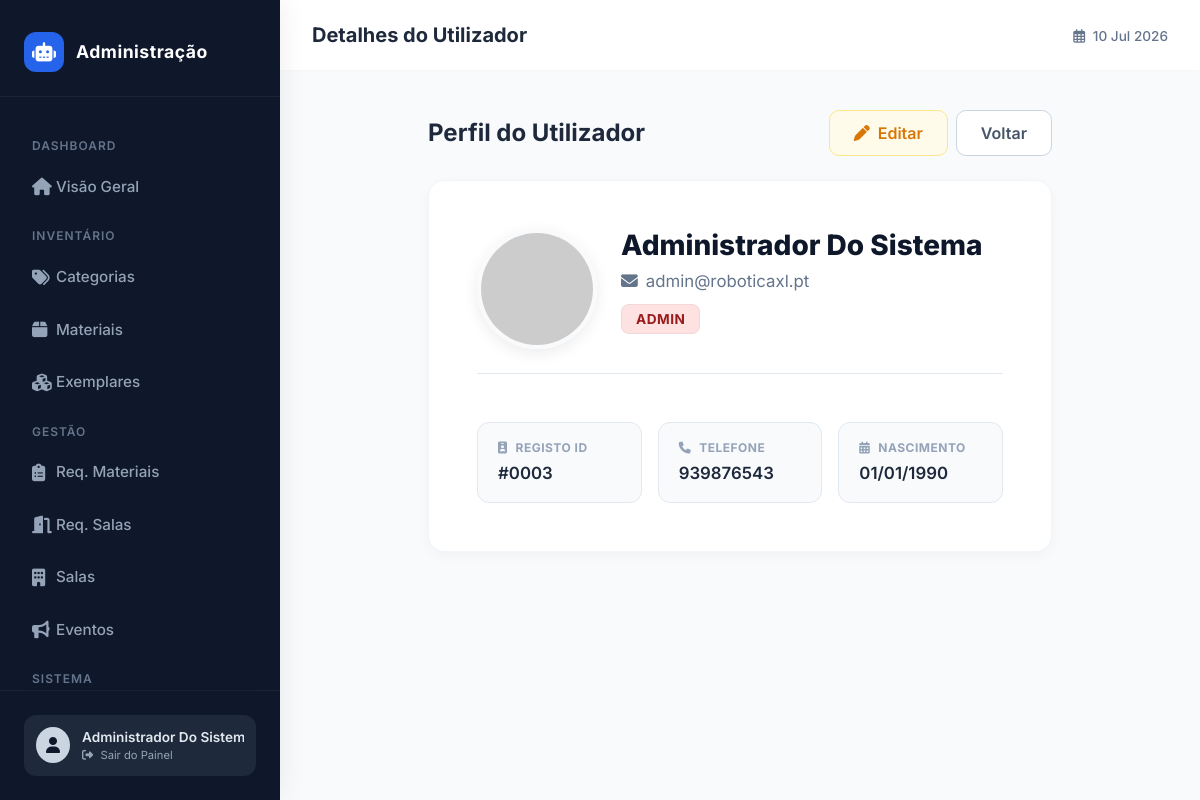
/public/admin/utilizadorView/3 (signed in), run on the app's committed database.
### tables this page shows
CREATE TABLE IF NOT EXISTS `utilizador` (
  `id` INT NOT NULL AUTO_INCREMENT,
  `tipo` ENUM('ALUNO', 'PROFESSOR', 'ADMIN', 'RESPONSAVEL') NOT NULL,
  `nome` VARCHAR(100) NOT NULL,
  `email` VARCHAR(255) NOT NULL,
  `password_hash` VARCHAR(255) NOT NULL,
  `data_nascimento` DATE NOT NULL,
  `telefone` VARCHAR(20) NOT NULL,
  `linkedin` VARCHAR(255) NULL DEFAULT NULL,
  `turma` VARCHAR(10) NULL DEFAULT NULL,
  `foto` MEDIUMBLOB NULL DEFAULT NULL,
  `email_verificado` TINYINT(1) NOT NULL DEFAULT 0,
  `email_verificacao_token` VARCHAR(128) NULL DEFAULT NULL,
  `reset_token` VARCHAR(128) NULL DEFAULT NULL,
  `reset_expira` DATETIME NULL DEFAULT NULL,
  PRIMARY KEY (`id`),
  UNIQUE INDEX `email_UNIQUE` (`email` ASC));

### app/core/Controller.php (called while the page is built, shortened)
<?php
class Controller
{
    protected function viewAdmin(string $view, array $data = [], string $breadcrumb = '', string $adminSection = '')
    {
        $data['admin_section'] = $adminSection;
        extract($data);
        $admin_breadcrumb = $breadcrumb;
        require __DIR__ . '/../views/layouts/admin.php';
    }
}

### app/controllers/AdminController.php (called while the page is built, shortened)
<?php
require_once __DIR__ . '/../core/Controller.php';
require_once __DIR__ . '/../core/Auth.php';
require_once __DIR__ . '/../models/Utilizador.php';
class AdminController extends Controller
{
    public function utilizadorView($id)
    {
        $model = new Utilizador();
        $utilizador = $model->find((int)$id);
        unset($utilizador['password_hash']);
        $reqMatModel = new RequisicaoMaterial();
        $reqSalaModel = new RequisicaoSala();
        $reqMateriais = $reqMatModel->porUtilizador((int)$id);
        $reqSalas = $reqSalaModel->porUtilizador((int)$id);
        $this->viewAdmin('administracao/utilizadores/view', [
            'utilizador' => $utilizador,
            'reqMateriais' => $reqMateriais,
            'reqSalas' => $reqSalas
        ], 'Detalhes do Utilizador', 'utilizadores');
    }
}

### app/core/Router.php (called while the page is built, shortened)
<?php
class Router
{
    public function run()
    {
        $url = $_GET['url'] ?? 'home/index';
        $url = trim($url, '/');
        $parts = explode('/', $url);
        $method = $parts[1] ?? 'index';
        $params = array_slice($parts, 2);
        $controller = new $controllerName();
        call_user_func_array([$controller, $method], $params);
    }
}

### public/index.php (called while the page is built, shortened)
<?php
require_once __DIR__ . '/../app/core/Router.php';
$router = new Router();
$router->run();

### app/core/Auth.php (called while the page is built, shortened)
<?php
class Auth
{
    public static function user()
    {
        return $_SESSION['user'] ?? null;
    }
}

### app/core/Model.php (called while the page is built, shortened)
<?php
require_once __DIR__ . '/../config/database.php';
class Model
{
    public function __construct()
    {
        $this->db = Database::getInstance();
    }
}

### app/config/database.php (called while the page is built, shortened)
<?php
class Database
{
    private static ?PDO $instance = null;
    public static function getInstance(): PDO
    {
        if (self::$instance === null) {
            $dsn = 'mysql:host=' . DB_HOST . ';port=' . DB_PORT . ';dbname=' . DB_NAME . ';charset=utf8mb4';
            $opcoes = [PDO::ATTR_ERRMODE => PDO::ERRMODE_EXCEPTION];
            try {
                self::$instance = new PDO($dsn, DB_USER, DB_PASS, $opcoes);
            } catch (PDOException $e) {
                die('Erro de ligação à BD: ' . $e->getMessage());
            }
        }
        return self::$instance;
    }
}

### app/models/Utilizador.php (called while the page is built, shortened)
<?php
require_once __DIR__ . '/../core/Model.php';
class Utilizador extends Model
{
    private function ensureEmailVerificationColumns(): void
    {
        try {
            $this->db->exec("ALTER TABLE utilizador ADD COLUMN email_verificado TINYINT(1) NOT NULL DEFAULT 0");
        } catch (\PDOException $e) {
        }
        try {
            $this->db->exec("ALTER TABLE utilizador ADD COLUMN email_verificacao_token VARCHAR(128) NULL");
        } catch (\PDOException $e) {
        }
    }
    public function find(int $id)
    {
        $stmt = $this->db->prepare("SELECT * FROM utilizador WHERE id = ?");
        $stmt->execute([$id]);
        return $stmt->fetch(PDO::FETCH_ASSOC);
    }
    public function getAvatarUrl(?array $user): string
    {
        return "https://ui-avatars.com/api/?name=" . urlencode($user['nome']) . "&size=64&background=1b2028&color=6ef0ff";
    }
}

### app/views/administracao/utilizadores/view.php (the view, shortened to what this page needs)
<?php
$u = $utilizador ?? [];
$id = (int)($u['id'] ?? 0);
$tipoUser = strtoupper($u['tipo'] ?? 'ALUNO');
$bgTipo = '#f1f5f9'; $colorTipo = '#475569';
if ($tipoUser === 'ADMIN') { $bgTipo = '#fee2e2'; $colorTipo = '#991b1b'; }
elseif (in_array($tipoUser, ['PROFESSOR', 'RESPONSAVEL'])) { $bgTipo = '#e0e7ff'; $colorTipo = '#3730a3'; }
elseif ($tipoUser === 'ALUNO') { $bgTipo = '#dcfce7'; $colorTipo = '#166534'; }
?>
<div class="row justify-content-center">
    <div class="col-md-9">
        <div class="d-flex flex-wrap justify-content-between align-items-center mb-4 gap-3">
            <h4 class="mb-0 fw-bold" style="color: #1e293b;">Perfil do Utilizador</h4>
            <div class="d-flex flex-wrap gap-2">
                <a href="<?php echo BASE_URL; ?>admin/utilizadorEdit/<?php echo (int)$utilizador['id']; ?>" class="btn-clean-outline" style="background-color: #fffbeb; color: #d97706; border-color: #fde68a;">
                    <i class="fas fa-pen me-2"></i>Editar
                </a>
                <a href="<?php echo BASE_URL; ?>admin/utilizadores" class="btn-clean-outline">
                    Voltar
                </a>
            </div>
        </div>
        <div class="clean-card p-4 p-md-5 mb-4">
            <?php
                require_once __DIR__ . '/../../../models/Utilizador.php';
                $utilizadorModel = new Utilizador();
            ?>
            <div class="d-flex flex-column flex-sm-row align-items-center align-items-sm-start gap-4 mb-5 pb-4 border-bottom" style="border-color: #e2e8f0 !important;">
                <img src="<?php echo $utilizadorModel->getAvatarUrl($u); ?>" alt="Avatar" style="width: 120px; height: 120px; object-fit: cover; border-radius: 50%; border: 4px solid #f8fafc; box-shadow: 0 4px 15px rgba(0,0,0,0.08);">
                <div class="text-center text-sm-start mt-2 mt-sm-0">
                    <h3 style="color: #0f172a; font-weight: 800; margin-bottom: 6px;"><?php echo htmlspecialchars($u['nome'] ?? 'Sem Nome'); ?></h3>
                    <p style="color: #64748b; font-size: 1.05rem; margin-bottom: 12px;"><i class="fas fa-envelope me-2"></i><?php echo htmlspecialchars($u['email'] ?? '—'); ?></p>
                    <span style="background-color: <?php echo $bgTipo; ?>; color: <?php echo $colorTipo; ?>; padding: 6px 14px; border-radius: 8px; font-size: 0.85rem; font-weight: 700; border: 1px solid rgba(0,0,0,0.05); letter-spacing: 0.5px;">
                        <?php echo $tipoUser; ?>
                    </span>
                </div>
            </div>
            <div class="row g-3">
                <div class="col-6 col-md-4">
                    <div class="info-box">
                        <span class="info-label"><i class="fas fa-id-badge me-2"></i>Registo ID</span>
                        <p class="info-value">#<?php echo str_pad($id, 4, '0', STR_PAD_LEFT); ?></p>
                    </div>
                </div>
                <?php if (!empty($u['telefone'])): ?>
                <div class="col-6 col-md-4">
                    <div class="info-box">
                        <span class="info-label"><i class="fas fa-phone me-2"></i>Telefone</span>
                        <p class="info-value"><?php echo htmlspecialchars($u['telefone']); ?></p>
                    </div>
                </div>
                <?php endif; ?>
                <?php if (!empty($u['data_nascimento'])): ?>
                <div class="col-6 col-md-4">
                    <div class="info-box">
                        <span class="info-label"><i class="fas fa-calendar-alt me-2"></i>Nascimento</span>
                        <p class="info-value"><?php echo date('d/m/Y', strtotime($u['data_nascimento'])); ?></p>
                    </div>
                </div>
                <?php endif; ?>
            </div>
        </div>
    </div>
</div>

### app/views/layouts/admin.php (shortened to what this page needs)
<?php
require_once __DIR__ . '/../../core/Auth.php';
$currentUser = Auth::user();
$admin_breadcrumb = $admin_breadcrumb ?? 'Visão Geral';
$sec = $admin_section ?? '';
?>
<!DOCTYPE html>
<html lang="pt">
<head>
    <link href="https://cdn.jsdelivr.net/npm/bootstrap@5.3.0/dist/css/bootstrap.min.css" rel="stylesheet">
    <link rel="stylesheet" href="https://cdnjs.cloudflare.com/ajax/libs/font-awesome/6.4.0/css/all.min.css">
</head>
<body>
<div class="wrapper">
    <nav id="sidebar">
        <div class="sidebar-header">
            <div class="sidebar-logo-icon"><i class="fas fa-robot"></i></div>
            <div class="sidebar-brand-text">Administração</div>
        </div>
        <div class="sidebar-menu">
            <div class="menu-category">Dashboard</div>
            <ul>
                <li class="<?php echo $sec === 'inicio' ? 'active' : ''; ?>"><a href="<?php echo BASE_URL; ?>admin/index"><i class="fas fa-home"></i> Visão Geral</a></li>
            </ul>
            <div class="menu-category">Inventário</div>
            <ul>
                <li class="<?php echo $sec === 'categorias' ? 'active' : ''; ?>"><a href="<?php echo BASE_URL; ?>admin/categorias"><i class="fas fa-tags"></i> Categorias</a></li>
                <li class="<?php echo $sec === 'materiais' ? 'active' : ''; ?>"><a href="<?php echo BASE_URL; ?>admin/materiais"><i class="fas fa-box"></i> Materiais</a></li>
                <li class="<?php echo $sec === 'exemplares' ? 'active' : ''; ?>"><a href="<?php echo BASE_URL; ?>admin/exemplares"><i class="fas fa-cubes"></i> Exemplares</a></li>
            </ul>
            <div class="menu-category">Gestão</div>
            <ul>
                <li class="<?php echo $sec === 'req_materiais' ? 'active' : ''; ?>"><a href="<?php echo BASE_URL; ?>admin/requisicoesMateriais"><i class="fas fa-clipboard-list"></i> Req. Materiais</a></li>
                <li class="<?php echo $sec === 'req_salas' ? 'active' : ''; ?>"><a href="<?php echo BASE_URL; ?>admin/requisicoesSalas"><i class="fas fa-door-open"></i> Req. Salas</a></li>
                <li class="<?php echo $sec === 'salas' ? 'active' : ''; ?>"><a href="<?php echo BASE_URL; ?>admin/salas"><i class="fas fa-building"></i> Salas</a></li>
                <li class="<?php echo $sec === 'eventos' ? 'active' : ''; ?>"><a href="<?php echo BASE_URL; ?>admin/eventos"><i class="fas fa-bullhorn"></i> Eventos</a></li>
            </ul>
            <div class="menu-category">Sistema</div>
        </div>
        <div class="sidebar-footer">
            <a href="<?php echo BASE_URL; ?>dashboard/index" class="user-info-card" title="Voltar ao site">
                <div class="user-avatar"><i class="fas fa-user"></i></div>
                <div style="overflow: hidden;">
                    <div style="font-size: 0.85rem; font-weight: 600; white-space: nowrap; text-overflow: ellipsis;"><?= htmlspecialchars($currentUser['nome'] ?? 'Administrador') ?></div>
                    <div style="font-size: 0.7rem; color: #94a3b8;"><i class="fas fa-sign-out-alt me-1"></i> Sair do Painel</div>
                </div>
            </a>
        </div>
    </nav>
    <div id="content">
        <div class="top-navbar">
            <div class="d-flex align-items-center">
                <h5 class="mb-0 fw-bold" style="color: #1e293b;"><?= htmlspecialchars($admin_breadcrumb) ?></h5>
            </div>
            <div>
                <span style="font-size: 0.85rem; color: #64748b; font-weight: 500;"><i class="far fa-calendar-alt me-1"></i> <?= date('d M Y') ?></span>
            </div>
        </div>
        <div class="main-container">
            <?php require $content_view; ?>
        </div>
    </div>
</div>
</body>
</html>

### app/views/layouts/admin.php (style rules this page uses)
:root { --sidebar-bg: #0f172a; --sidebar-hover: #1e293b; --accent-color: #2563eb; --main-bg: #f8fafc; }
body { background-color: var(--main-bg); font-family: 'Inter', sans-serif; color: #334155; margin: 0; overflow-x: hidden; }
.wrapper { display: flex; width: 100%; min-height: 100vh; }
#sidebar { min-width: 280px; max-width: 280px; background: var(--sidebar-bg); color: #e2e8f0; transition: all 0.3s cubic-bezier(0.4, 0, 0.2, 1); box-shadow: 4px 0 24px rgba(0,0,0,0.06); z-index: 1000; display: flex; flex-direction: column; position: sticky; top: 0; height: 100vh; }
.sidebar-header { padding: 2rem 1.5rem 1.5rem 1.5rem; display: flex; align-items: center; gap: 12px; border-bottom: 1px solid rgba(255,255,255,0.05); }
.sidebar-logo-icon { width: 40px; height: 40px; background: var(--accent-color); border-radius: 12px; display: flex; align-items: center; justify-content: center; font-size: 1.2rem; color: white; }
.sidebar-brand-text { font-weight: 700; font-size: 1.1rem; letter-spacing: 0.5px; color: #fff; }
.sidebar-menu { padding: 1.5rem 1rem; flex-grow: 1; overflow-y: auto; }
.menu-category { font-size: 0.75rem; text-transform: uppercase; letter-spacing: 1px; color: #64748b; margin: 1rem 0 0.5rem 1rem; font-weight: 600; }
#sidebar ul { list-style: none; padding: 0; margin: 0; }
#sidebar ul li a { padding: 0.8rem 1rem; margin-bottom: 0.25rem; display: flex; align-items: center; color: #94a3b8; text-decoration: none; border-radius: 12px; transition: all 0.2s ease; font-size: 0.95rem; font-weight: 500; }
#sidebar ul li a i { width: 24px; font-size: 1.1rem; transition: transform 0.2s; }
.sidebar-footer { padding: 1.5rem; border-top: 1px solid rgba(255,255,255,0.05); }
.user-info-card { background: var(--sidebar-hover); padding: 12px; border-radius: 12px; display: flex; align-items: center; gap: 12px; text-decoration: none; color: #e2e8f0; transition: 0.2s; }
.user-avatar { width: 36px; height: 36px; border-radius: 50%; background: #cbd5e1; color: var(--sidebar-bg); display: flex; align-items: center; justify-content: center; font-weight: bold; }
#content { width: 100%; display: flex; flex-direction: column; overflow-x: hidden; }
.top-navbar { background: #fff; height: 70px; padding: 0 2rem; display: flex; align-items: center; justify-content: space-between; box-shadow: 0 1px 3px rgba(0,0,0,0.02); z-index: 10; }
.main-container { padding: 2.5rem; flex-grow: 1; max-width: 1400px; margin: 0 auto; width: 100%; }

### app/views/administracao/utilizadores/view.php (style rules this page uses)
.clean-card { background: #ffffff; border: 1px solid #f1f5f9; border-radius: 16px; box-shadow: 0 4px 15px -3px rgba(0, 0, 0, 0.05); }
.btn-clean-outline { background-color: white; color: #475569; border: 1px solid #cbd5e1; border-radius: 10px; font-weight: 600; padding: 10px 24px; transition: all 0.3s; text-decoration: none; display: inline-flex; align-items: center; }
.info-box { background-color: #f8fafc; border: 1px solid #e2e8f0; padding: 16px 20px; border-radius: 12px; height: 100%; }
.info-label { font-size: 0.75rem; text-transform: uppercase; color: #94a3b8; font-weight: 700; margin-bottom: 4px; display: block; letter-spacing: 0.5px; }
.info-value { font-size: 1.05rem; color: #1e293b; font-weight: 600; margin-bottom: 0; }

### data on the page
utilizador: nome "Administrador Do…", nome "Administrador Do Sistema", email "admin@roboticaxl.pt", tipo "ADMIN", id "0003", telefone "939876543", data_nascimento "01/01/1990"

### other printed values
$admin_breadcrumb "Detalhes do Utilizador"
